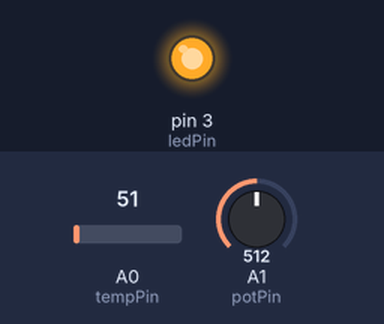
This sketch was run on a simulated Arduino Uno, built with avr-gcc and run on an emulated ATmega328P. Shown: output pins drawn as LEDs (lit = HIGH). The test bench sets the inputs (shaded band); at power-on: A0 (tempPin) = 51, A1 (potPin) = 512. What the sketch prints to the serial monitor is not drawn.

Above: at 0.1 s.
Timing chart, 0 to 1.6 s (numbered marks = the images above):
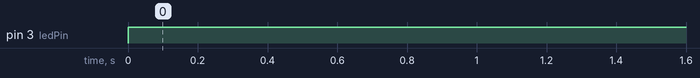

The sketch:

thermostat.ino
```cpp
int ledPin        = 3;
int tempPin       = A0; // Temp sensor pin
int potPin        = A1; // Potmeter pin

void setup(){

  pinMode(ledPin, OUTPUT);
  pinMode(potPin, INPUT);
  pinMode(tempPin, INPUT);
  Serial.begin(9600); // serial communication initialize

}

void loop(){

  //int tempValue = analogRead(tempSensorPin); // read temperature
  int potValue = analogRead(potPin);
  potValue = map(potValue, 0, 1023, 12, 26);   // map to values between 12 and 26 degrees

  //Serial.println(potValue);

  int tempValue = analogRead(tempPin);
  tempValue = map(tempValue, 525, 630, 22, 37);   // calibrate temperature sensor

  Serial.println(potValue);
  Serial.println(tempValue);

  if(potValue > tempValue) { // turn on heater (LED)
     digitalWrite(ledPin, HIGH);
  }
  else {
     digitalWrite(ledPin, LOW);
  }

}
```

Measured:
- by itself, pin 3 (ledPin): LOW → HIGH at 0.00 s
